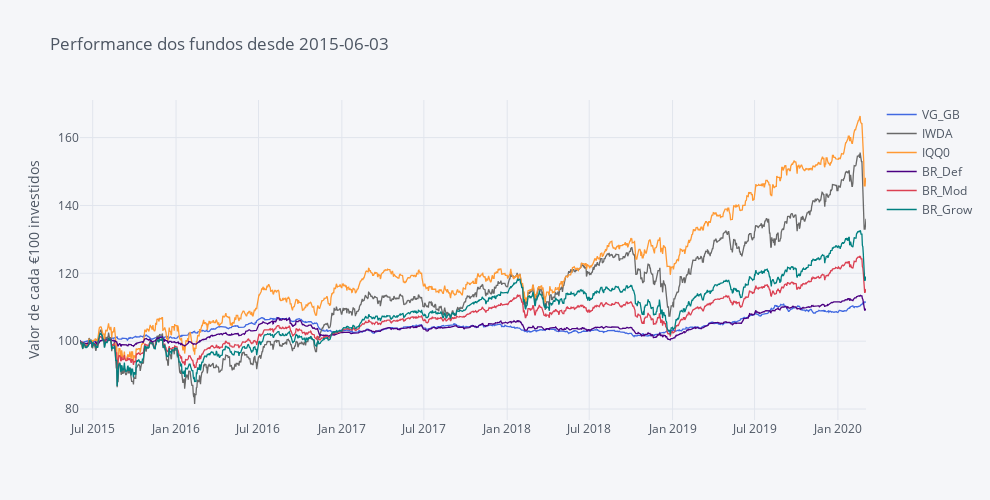

This figure's notebook cell:
### Code cell
round(fundos, 2).iplot(dimensions=fa.dimensions, colors=fa.colors, title='Performance dos fundos desde ' + Begin, yTitle='Valor de cada €100 investidos' )

### Figure 1 — Plotly figure (JSON) as saved in the notebook; plotly's stock layout.template omitted (floating-point values rounded to 4 significant figures; data arrays with more than 128 entries replaced by an {"elided": "..."} marker saying what was removed)
{"data": [{"line": {"color": "rgba(65, 105, 225, 1.0)", "dash": "solid", "shape": "linear", "width": 1.3}, "mode": "lines", "name": "VG_GB", "text": "", "type": "scatter", "x": {"elided": "1736 str values"}, "y": {"elided": "1736 float values"}}, {"line": {"color": "rgba(105, 105, 105, 1.0)", "dash": "solid", "shape": "linear", "width": 1.3}, "mode": "lines", "name": "IWDA", "text": "", "type": "scatter", "x": {"elided": "1736 str values"}, "y": {"elided": "1736 float values"}}, {"line": {"color": "rgba(255, 153, 51, 1.0)", "dash": "solid", "shape": "linear", "width": 1.3}, "mode": "lines", "name": "IQQ0", "text": "", "type": "scatter", "x": {"elided": "1736 str values"}, "y": {"elided": "1736 float values"}}, {"line": {"color": "rgba(75, 0, 130, 1.0)", "dash": "solid", "shape": "linear", "width": 1.3}, "mode": "lines", "name": "BR_Def", "text": "", "type": "scatter", "x": {"elided": "1736 str values"}, "y": {"elided": "1736 float values"}}, {"line": {"color": "rgba(219, 64, 82, 1.0)", "dash": "solid", "shape": "linear", "width": 1.3}, "mode": "lines", "name": "BR_Mod", "text": "", "type": "scatter", "x": {"elided": "1736 str values"}, "y": {"elided": "1736 float values"}}, {"line": {"color": "rgba(0, 128, 128, 1.0)", "dash": "solid", "shape": "linear", "width": 1.3}, "mode": "lines", "name": "BR_Grow", "text": "", "type": "scatter", "x": {"elided": "1736 str values"}, "y": {"elided": "1736 float values"}}], "layout": {"height": 500, "legend": {"bgcolor": "#F5F6F9", "font": {"color": "#4D5663"}}, "paper_bgcolor": "#F5F6F9", "plot_bgcolor": "#F5F6F9", "title": {"font": {"color": "#4D5663"}, "text": "Performance dos fundos desde 2015-06-03"}, "width": 990, "xaxis": {"autorange": true, "gridcolor": "#E1E5ED", "range": ["2015-06-03", "2020-03-03"], "showgrid": true, "tickfont": {"color": "#4D5663"}, "title": {"font": {"color": "#4D5663"}, "text": ""}, "type": "date", "zerolinecolor": "#E1E5ED"}, "yaxis": {"autorange": true, "gridcolor": "#E1E5ED", "range": [76.76, 171.1], "showgrid": true, "tickfont": {"color": "#4D5663"}, "title": {"font": {"color": "#4D5663"}, "text": "Valor de cada €100 investidos"}, "type": "linear", "zerolinecolor": "#E1E5ED"}}}
